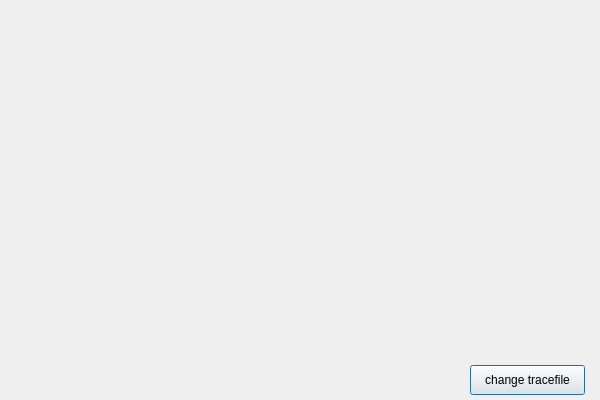
<?xml version="1.0" encoding="UTF-8"?>
<ui version="4.0">
 <class>Topo</class>
 <widget class="QDialog" name="Topo">
  <property name="geometry">
   <rect>
    <x>0</x>
    <y>0</y>
    <width>600</width>
    <height>400</height>
   </rect>
  </property>
  <property name="windowTitle">
   <string>Dialog</string>
  </property>
  <widget class="QPushButton" name="btn_changeTracefile">
   <property name="geometry">
    <rect>
     <x>470</x>
     <y>365</y>
     <width>115</width>
     <height>30</height>
    </rect>
   </property>
   <property name="text">
    <string>change tracefile</string>
   </property>
  </widget>
 </widget>
 <resources/>
 <connections/>
</ui>
